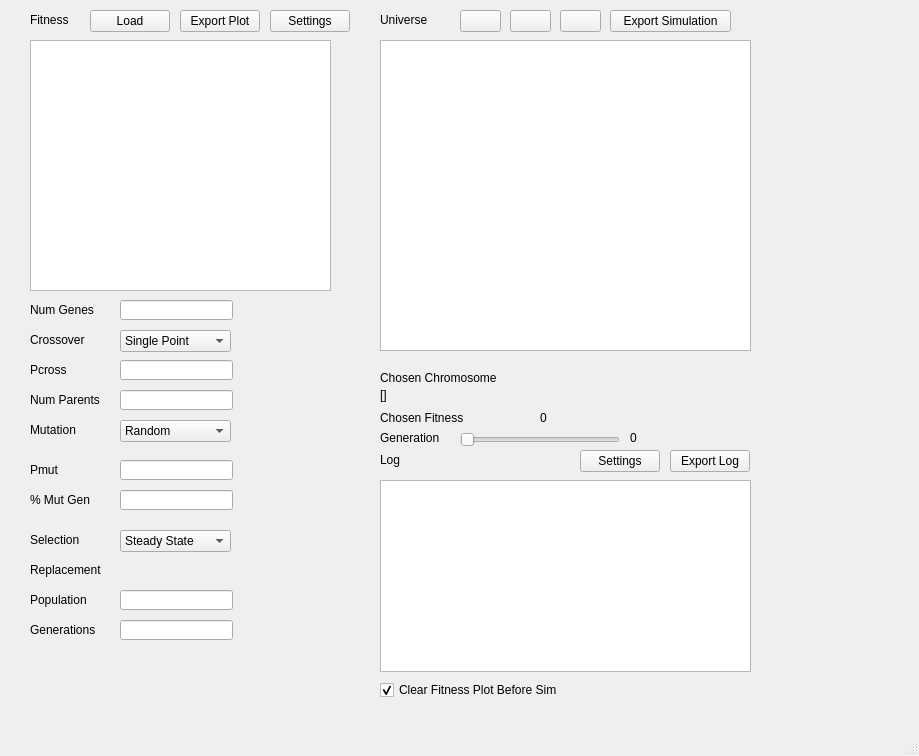
<?xml version="1.0" encoding="UTF-8"?>
<ui version="4.0">
 <class>MainWindow</class>
 <widget class="QMainWindow" name="MainWindow">
  <property name="geometry">
   <rect>
    <x>0</x>
    <y>0</y>
    <width>919</width>
    <height>756</height>
   </rect>
  </property>
  <property name="acceptDrops">
   <bool>true</bool>
  </property>
  <property name="windowTitle">
   <string>MainWindow</string>
  </property>
  <property name="toolButtonStyle">
   <enum>Qt::ToolButtonTextOnly</enum>
  </property>
  <widget class="QWidget" name="centralwidget">
   <widget class="QPushButton" name="loadfitnessButton">
    <property name="geometry">
     <rect>
      <x>90</x>
      <y>10</y>
      <width>80</width>
      <height>22</height>
     </rect>
    </property>
    <property name="text">
     <string>Load</string>
    </property>
   </widget>
   <widget class="PlotWidget" name="fitnessPlot">
    <property name="geometry">
     <rect>
      <x>30</x>
      <y>40</y>
      <width>301</width>
      <height>251</height>
     </rect>
    </property>
   </widget>
   <widget class="QLabel" name="label">
    <property name="geometry">
     <rect>
      <x>30</x>
      <y>10</y>
      <width>70</width>
      <height>20</height>
     </rect>
    </property>
    <property name="text">
     <string>Fitness</string>
    </property>
   </widget>
   <widget class="QLabel" name="label_2">
    <property name="geometry">
     <rect>
      <x>30</x>
      <y>360</y>
      <width>70</width>
      <height>20</height>
     </rect>
    </property>
    <property name="text">
     <string>Pcross</string>
    </property>
   </widget>
   <widget class="QLabel" name="label_3">
    <property name="geometry">
     <rect>
      <x>30</x>
      <y>460</y>
      <width>70</width>
      <height>20</height>
     </rect>
    </property>
    <property name="text">
     <string>Pmut</string>
    </property>
   </widget>
   <widget class="QLabel" name="label_4">
    <property name="geometry">
     <rect>
      <x>30</x>
      <y>530</y>
      <width>70</width>
      <height>20</height>
     </rect>
    </property>
    <property name="text">
     <string>Selection</string>
    </property>
   </widget>
   <widget class="QLabel" name="label_5">
    <property name="geometry">
     <rect>
      <x>30</x>
      <y>560</y>
      <width>81</width>
      <height>20</height>
     </rect>
    </property>
    <property name="text">
     <string>Replacement</string>
    </property>
   </widget>
   <widget class="QLineEdit" name="pcrossField">
    <property name="geometry">
     <rect>
      <x>120</x>
      <y>360</y>
      <width>113</width>
      <height>20</height>
     </rect>
    </property>
   </widget>
   <widget class="QLineEdit" name="pmutField">
    <property name="geometry">
     <rect>
      <x>120</x>
      <y>460</y>
      <width>113</width>
      <height>20</height>
     </rect>
    </property>
   </widget>
   <widget class="QSlider" name="universeSlider">
    <property name="geometry">
     <rect>
      <x>460</x>
      <y>420</y>
      <width>160</width>
      <height>40</height>
     </rect>
    </property>
    <property name="pageStep">
     <number>1</number>
    </property>
    <property name="orientation">
     <enum>Qt::Horizontal</enum>
    </property>
    <property name="invertedAppearance">
     <bool>false</bool>
    </property>
    <property name="invertedControls">
     <bool>false</bool>
    </property>
    <property name="tickInterval">
     <number>0</number>
    </property>
   </widget>
   <widget class="QGraphicsView" name="universePlot">
    <property name="geometry">
     <rect>
      <x>380</x>
      <y>40</y>
      <width>371</width>
      <height>311</height>
     </rect>
    </property>
    <property name="mouseTracking">
     <bool>true</bool>
    </property>
   </widget>
   <widget class="QLabel" name="label_6">
    <property name="geometry">
     <rect>
      <x>380</x>
      <y>10</y>
      <width>70</width>
      <height>20</height>
     </rect>
    </property>
    <property name="text">
     <string>Universe</string>
    </property>
   </widget>
   <widget class="QLabel" name="label_7">
    <property name="geometry">
     <rect>
      <x>380</x>
      <y>430</y>
      <width>70</width>
      <height>16</height>
     </rect>
    </property>
    <property name="text">
     <string>Generation</string>
    </property>
   </widget>
   <widget class="QPushButton" name="runButton">
    <property name="geometry">
     <rect>
      <x>460</x>
      <y>10</y>
      <width>41</width>
      <height>22</height>
     </rect>
    </property>
    <property name="text">
     <string/>
    </property>
    <property name="icon">
     <iconset>
      <normaloff>play.png</normaloff>play.png</iconset>
    </property>
   </widget>
   <widget class="QPushButton" name="pauseButton">
    <property name="geometry">
     <rect>
      <x>510</x>
      <y>10</y>
      <width>41</width>
      <height>22</height>
     </rect>
    </property>
    <property name="text">
     <string/>
    </property>
    <property name="icon">
     <iconset>
      <normaloff>pause.png</normaloff>pause.png</iconset>
    </property>
   </widget>
   <widget class="QPushButton" name="stopButton">
    <property name="geometry">
     <rect>
      <x>560</x>
      <y>10</y>
      <width>41</width>
      <height>22</height>
     </rect>
    </property>
    <property name="text">
     <string/>
    </property>
    <property name="icon">
     <iconset>
      <normaloff>stop.png</normaloff>stop.png</iconset>
    </property>
   </widget>
   <widget class="QLabel" name="label_8">
    <property name="geometry">
     <rect>
      <x>30</x>
      <y>330</y>
      <width>70</width>
      <height>20</height>
     </rect>
    </property>
    <property name="text">
     <string>Crossover</string>
    </property>
   </widget>
   <widget class="QLabel" name="label_9">
    <property name="geometry">
     <rect>
      <x>30</x>
      <y>420</y>
      <width>70</width>
      <height>20</height>
     </rect>
    </property>
    <property name="text">
     <string>Mutation</string>
    </property>
   </widget>
   <widget class="QComboBox" name="crossoverCombo">
    <property name="geometry">
     <rect>
      <x>120</x>
      <y>330</y>
      <width>111</width>
      <height>22</height>
     </rect>
    </property>
    <property name="editable">
     <bool>false</bool>
    </property>
    <property name="currentText">
     <string>Single Point</string>
    </property>
    <item>
     <property name="text">
      <string>Single Point</string>
     </property>
    </item>
    <item>
     <property name="text">
      <string>Two Points</string>
     </property>
    </item>
    <item>
     <property name="text">
      <string>Uniform</string>
     </property>
    </item>
   </widget>
   <widget class="QComboBox" name="mutationCombo">
    <property name="geometry">
     <rect>
      <x>120</x>
      <y>420</y>
      <width>111</width>
      <height>22</height>
     </rect>
    </property>
    <property name="editable">
     <bool>false</bool>
    </property>
    <property name="currentText">
     <string>Random</string>
    </property>
    <item>
     <property name="text">
      <string>Random</string>
     </property>
    </item>
    <item>
     <property name="text">
      <string>Swap</string>
     </property>
    </item>
    <item>
     <property name="text">
      <string>Inversion</string>
     </property>
    </item>
    <item>
     <property name="text">
      <string>Scramble</string>
     </property>
    </item>
   </widget>
   <widget class="QComboBox" name="comboBox_3">
    <property name="geometry">
     <rect>
      <x>120</x>
      <y>530</y>
      <width>111</width>
      <height>22</height>
     </rect>
    </property>
    <property name="editable">
     <bool>false</bool>
    </property>
    <property name="currentText">
     <string>Steady State</string>
    </property>
    <item>
     <property name="text">
      <string>Steady State</string>
     </property>
    </item>
    <item>
     <property name="text">
      <string>Roulette Wheel</string>
     </property>
    </item>
    <item>
     <property name="text">
      <string>Stochastic Universal</string>
     </property>
    </item>
    <item>
     <property name="text">
      <string>Rank</string>
     </property>
    </item>
    <item>
     <property name="text">
      <string>Random</string>
     </property>
    </item>
    <item>
     <property name="text">
      <string>Tournament</string>
     </property>
    </item>
   </widget>
   <widget class="QLabel" name="label_10">
    <property name="geometry">
     <rect>
      <x>30</x>
      <y>590</y>
      <width>81</width>
      <height>20</height>
     </rect>
    </property>
    <property name="text">
     <string>Population</string>
    </property>
   </widget>
   <widget class="QPushButton" name="exportfitnessplotButton">
    <property name="geometry">
     <rect>
      <x>180</x>
      <y>10</y>
      <width>80</width>
      <height>22</height>
     </rect>
    </property>
    <property name="text">
     <string>Export Plot</string>
    </property>
   </widget>
   <widget class="QPushButton" name="pushButton_3">
    <property name="geometry">
     <rect>
      <x>610</x>
      <y>10</y>
      <width>121</width>
      <height>22</height>
     </rect>
    </property>
    <property name="text">
     <string>Export Simulation</string>
    </property>
   </widget>
   <widget class="QLineEdit" name="populationField">
    <property name="geometry">
     <rect>
      <x>120</x>
      <y>590</y>
      <width>113</width>
      <height>20</height>
     </rect>
    </property>
   </widget>
   <widget class="QLabel" name="label_11">
    <property name="geometry">
     <rect>
      <x>30</x>
      <y>620</y>
      <width>81</width>
      <height>20</height>
     </rect>
    </property>
    <property name="text">
     <string>Generations</string>
    </property>
   </widget>
   <widget class="QLineEdit" name="generationsField">
    <property name="geometry">
     <rect>
      <x>120</x>
      <y>620</y>
      <width>113</width>
      <height>20</height>
     </rect>
    </property>
   </widget>
   <widget class="QLabel" name="label_12">
    <property name="geometry">
     <rect>
      <x>30</x>
      <y>390</y>
      <width>81</width>
      <height>20</height>
     </rect>
    </property>
    <property name="text">
     <string>Num Parents</string>
    </property>
   </widget>
   <widget class="QLineEdit" name="numparentsField">
    <property name="geometry">
     <rect>
      <x>120</x>
      <y>390</y>
      <width>113</width>
      <height>20</height>
     </rect>
    </property>
   </widget>
   <widget class="QTextBrowser" name="simulationLog">
    <property name="geometry">
     <rect>
      <x>380</x>
      <y>480</y>
      <width>371</width>
      <height>192</height>
     </rect>
    </property>
   </widget>
   <widget class="QLabel" name="label_13">
    <property name="geometry">
     <rect>
      <x>380</x>
      <y>450</y>
      <width>70</width>
      <height>20</height>
     </rect>
    </property>
    <property name="text">
     <string>Log</string>
    </property>
   </widget>
   <widget class="QPushButton" name="exportlogButton">
    <property name="geometry">
     <rect>
      <x>670</x>
      <y>450</y>
      <width>80</width>
      <height>22</height>
     </rect>
    </property>
    <property name="text">
     <string>Export Log</string>
    </property>
   </widget>
   <widget class="QPushButton" name="pushButton_5">
    <property name="geometry">
     <rect>
      <x>580</x>
      <y>450</y>
      <width>80</width>
      <height>22</height>
     </rect>
    </property>
    <property name="text">
     <string>Settings</string>
    </property>
   </widget>
   <widget class="QPushButton" name="pushButton_6">
    <property name="geometry">
     <rect>
      <x>270</x>
      <y>10</y>
      <width>80</width>
      <height>22</height>
     </rect>
    </property>
    <property name="text">
     <string>Settings</string>
    </property>
   </widget>
   <widget class="QLabel" name="label_14">
    <property name="geometry">
     <rect>
      <x>30</x>
      <y>300</y>
      <width>71</width>
      <height>20</height>
     </rect>
    </property>
    <property name="text">
     <string>Num Genes</string>
    </property>
   </widget>
   <widget class="QLineEdit" name="numgenesField">
    <property name="geometry">
     <rect>
      <x>120</x>
      <y>300</y>
      <width>113</width>
      <height>20</height>
     </rect>
    </property>
   </widget>
   <widget class="QLabel" name="label_15">
    <property name="geometry">
     <rect>
      <x>30</x>
      <y>490</y>
      <width>70</width>
      <height>20</height>
     </rect>
    </property>
    <property name="text">
     <string>% Mut Gen</string>
    </property>
   </widget>
   <widget class="QLineEdit" name="percmutgeneField">
    <property name="geometry">
     <rect>
      <x>120</x>
      <y>490</y>
      <width>113</width>
      <height>20</height>
     </rect>
    </property>
   </widget>
   <widget class="QCheckBox" name="clearFitnessplotCheckbox">
    <property name="geometry">
     <rect>
      <x>380</x>
      <y>680</y>
      <width>221</width>
      <height>20</height>
     </rect>
    </property>
    <property name="text">
     <string>Clear Fitness Plot Before Sim</string>
    </property>
    <property name="checked">
     <bool>true</bool>
    </property>
    <property name="tristate">
     <bool>false</bool>
    </property>
   </widget>
   <widget class="QLabel" name="universeGen">
    <property name="geometry">
     <rect>
      <x>630</x>
      <y>430</y>
      <width>70</width>
      <height>16</height>
     </rect>
    </property>
    <property name="text">
     <string>0</string>
    </property>
   </widget>
   <widget class="QLabel" name="chosenChromosome">
    <property name="geometry">
     <rect>
      <x>380</x>
      <y>380</y>
      <width>491</width>
      <height>30</height>
     </rect>
    </property>
    <property name="text">
     <string>[]</string>
    </property>
   </widget>
   <widget class="QLabel" name="label_16">
    <property name="geometry">
     <rect>
      <x>380</x>
      <y>370</y>
      <width>151</width>
      <height>16</height>
     </rect>
    </property>
    <property name="text">
     <string>Chosen Chromosome</string>
    </property>
   </widget>
   <widget class="QLabel" name="chosenFitness">
    <property name="geometry">
     <rect>
      <x>540</x>
      <y>410</y>
      <width>70</width>
      <height>16</height>
     </rect>
    </property>
    <property name="text">
     <string>0</string>
    </property>
   </widget>
   <widget class="QLabel" name="label_17">
    <property name="geometry">
     <rect>
      <x>380</x>
      <y>410</y>
      <width>151</width>
      <height>16</height>
     </rect>
    </property>
    <property name="text">
     <string>Chosen Fitness</string>
    </property>
   </widget>
  </widget>
  <widget class="QMenuBar" name="menubar">
   <property name="geometry">
    <rect>
     <x>0</x>
     <y>0</y>
     <width>919</width>
     <height>19</height>
    </rect>
   </property>
  </widget>
  <widget class="QStatusBar" name="statusbar"/>
 </widget>
 <customwidgets>
  <customwidget>
   <class>PlotWidget</class>
   <extends>QGraphicsView</extends>
   <header>pyqtgraph</header>
  </customwidget>
 </customwidgets>
 <resources/>
 <connections/>
</ui>
